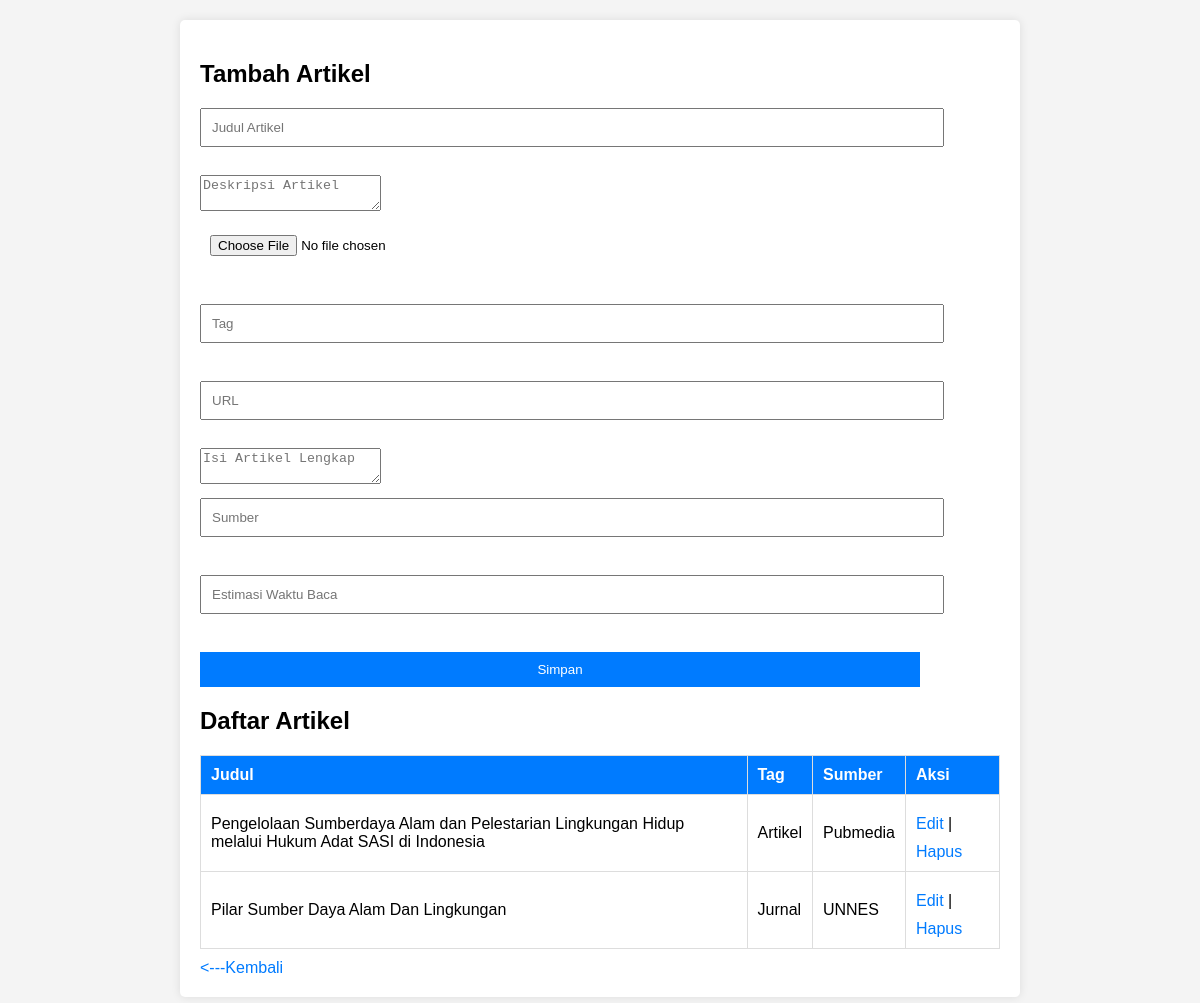
Screenshot of /crud/articles.php with the database file from the repository.
### tables this page shows
CREATE TABLE `articles` (
  `id` int(11) NOT NULL,
  `title` varchar(255) DEFAULT NULL,
  `description` text DEFAULT NULL,
  `image` varchar(255) DEFAULT NULL,
  `tags` varchar(255) DEFAULT NULL,
  `url` varchar(255) DEFAULT NULL,
  `text` text DEFAULT NULL,
  `source` varchar(255) DEFAULT NULL,
  `reading_time` varchar(50) DEFAULT NULL
);

### crud/articles.php (the view, shortened to what this page needs)
<?php
include 'db.php';
$id = '';
$title = '';
$description = '';
$tags = '';
$url = '';
$text = '';
$source = '';
$reading_time = '';
?>
<!DOCTYPE html>
<html>
<head>
    <link rel="stylesheet" href="crud.css">
</head>
<body>
<div class="container">
    <h2><?= $id ? 'Edit Artikel' : 'Tambah Artikel' ?></h2>
    <form method="POST" action="article_action.php" enctype="multipart/form-data">
        <input type="text" name="title" placeholder="Judul Artikel" value="<?= $title ?>"required><br>
        <textarea name="description" placeholder="Deskripsi Artikel"><?= $description ?></textarea><br>
        <input type="file" name="image" required><br>
        <input type="text" name="tags" placeholder="Tag" value="<?= $tags ?>"required><br>
        <input type="text" name="url" placeholder="URL" value="<?= $url ?>"required><br>
        <textarea name="text" placeholder="Isi Artikel Lengkap"required><?= $text ?></textarea><br>
        <input type="text" name="source" placeholder="Sumber" required value="<?= $source ?>"><br>
        <input type="text" name="reading_time" placeholder="Estimasi Waktu Baca" required value="<?= $reading_time ?>"><br>
        <button type="submit" name="<?= $id ? 'update' : 'create' ?>">Simpan</button>
    </form>
    <h2>Daftar Artikel</h2>
    <table>
        <tr>
            <th>Judul</th>
            <th>Tag</th>
            <th>Sumber</th>
            <th>Aksi</th>
        </tr>
        <?php
        $result = mysqli_query($conn, "SELECT * FROM articles");
        while ($row = mysqli_fetch_assoc($result)) {
            echo "<tr>
                    <td>{$row['title']}</td>
                    <td>{$row['tags']}</td>
                    <td>{$row['source']}</td>
                    <td>
                        <a href='?edit={$row['id']}'>Edit</a> |
                        <a href='article_action.php?delete={$row['id']}' onclick='return confirm(\"Hapus artikel ini?\")'>Hapus</a>
                    </td>
                  </tr>";
        }
        ?>
    </table>
      <a href="../dashboard_admin/dashboard.php"><---Kembali</a>
</div>
</body>
</html>

### crud/crud.css (style rules this page uses)
body { margin: 20px; padding: 0; background-color: #f4f4f4; font-family: 'Poppins', sans-serif; }
.container { max-width: 800px; margin: auto; background: white; padding: 20px; border-radius: 5px; box-shadow: 0px 0px 10px rgba(0, 0, 0, 0.1); }
table { width: 100%; border-collapse: collapse; margin-top: 20px; }
th, td { border: 1px solid #ddd; padding: 10px; text-align: left; }
th { background-color: #007bff; color: white; }
form input, form select, form button { display: block; width: 90%; margin: 10px 0; padding: 10px; }
form button { background-color: #007bff; color: white; border: none; cursor: pointer; }
a { display: inline-block; margin-top: 10px; text-decoration: none; color: #007bff; }

### rows the page displays
articles: title "Pengelolaan Sumberdaya Alam dan Pelestarian Lingkungan Hidup melalui Hukum Adat SASI di Indonesia", tags "Artikel", source "Pubmedia"
articles: title "Pilar Sumber Daya Alam Dan Lingkungan", tags "Jurnal", source "UNNES"
